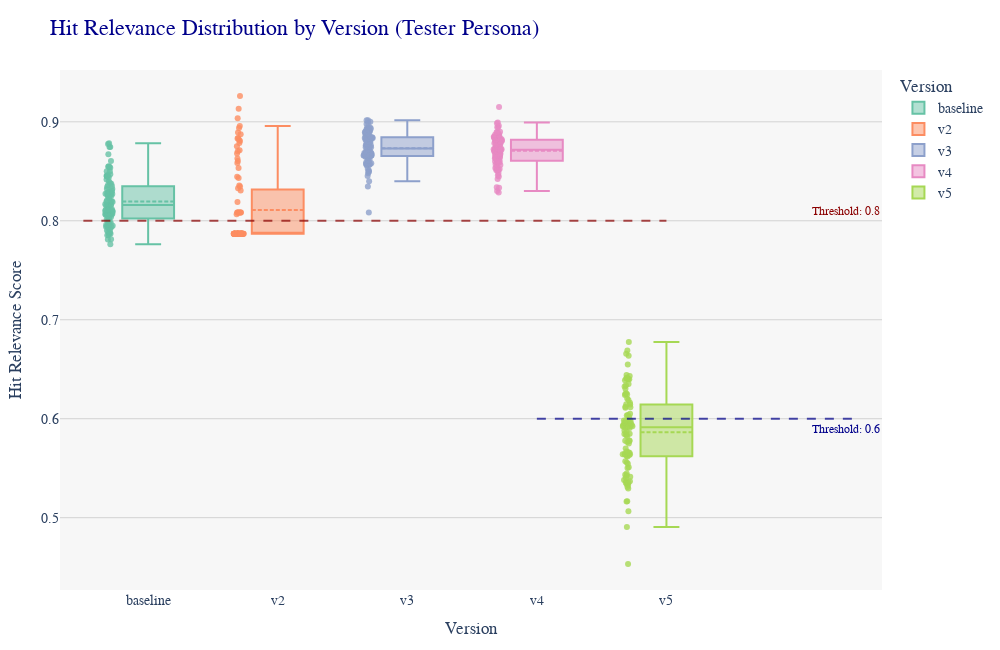

Here is the notebook cell this chart was saved with:
### Markdown cell above
#### Box Plot: Tester Persona all versions

### Code cell
# List of dataframes and their version labels for comparison
dataframes_static = {
    "baseline": Test_Results_2024052802_Baseline,
    "v2": test_output_v2_tester_2024_09_03_12_13_59,
    "v3": test_output_v3_tester_2024_09_17_03_21_25,
    "v4": test_output_v4_tester_2024_09_29_00_32_01,
    "v5": test_output_v5_tester_2024_10_07_17_35_56
}

# Combine data for easier plotting
all_data_static = []
for version, df in dataframes_static.items():
    df['version'] = version  # Add a column for version
    all_data_static.append(df[['Column1.hit', 'Column1.hitRelevance', 'version']])

# Concatenate all data into a single DataFrame
combined_df_static = pd.concat(all_data_static)

# Convert hit column to binary values (1 if hit, 0 if not) based on a threshold of 0.75
combined_df_static['hit_binary'] = combined_df_static['Column1.hitRelevance'].apply(lambda x: 1 if x >= 0.75 else 0)

# Create a box plot for Static Questions including the baseline
fig_static = px.box(combined_df_static, 
                    x='version', 
                    y='Column1.hitRelevance', 
                    points='all',  # Show all data points
                    title='Hit Relevance Distribution by Version (Tester Persona)',
                    labels={'Column1.hitRelevance': 'Hit Relevance Score', 'version': 'Version'},
                    color='version',  
                    color_discrete_sequence=px.colors.qualitative.Set2)  # Use distinct color palette

# Customize box plot aesthetics for bigger boxes and scatter points
fig_static.update_traces(
    boxmean=True,  # Show mean in each box
    jitter=0.2,  # Reduce jitter for more space
    pointpos=-1.5,  # Adjust point position closer to boxes
    marker=dict(size=6, opacity=0.8),  # Increase marker size
    width=0.4  # Increase box width
)

# Add horizontal lines for thresholds
fig_static.add_shape(
    type="line", line_color="darkred", line_width=2, opacity=0.7, 
    x0=-0.5, x1=4, y0=threshold_baseline_to_v4, y1=threshold_baseline_to_v4, 
    line_dash="dash"
)
fig_static.add_shape(
    type="line", line_color="darkblue", line_width=2, opacity=0.7, 
    x0=3, x1=5.5, y0=threshold_v5, y1=threshold_v5,  # Line starts after the v4 column
    line_dash="dash"
)

# Move the threshold text annotations to the right
fig_static.add_annotation(
    x=5, y=threshold_baseline_to_v4,
    text="Threshold: 0.8", showarrow=False, xshift=50, yshift=10,
    font=dict(size=12, color="darkred")
)
fig_static.add_annotation(
    x=5, y=threshold_v5,
    text="Threshold: 0.6", showarrow=False, xshift=50, yshift=-10,
    font=dict(size=12, color="darkblue")
)

# Adjust layout for better spacing and visual clarity
fig_static.update_layout(
    xaxis_title='Version',
    yaxis_title='Hit Relevance Score',
    legend_title_text='Version',
    font=dict(size=14, family='Arial'),  # Different font for readability
    plot_bgcolor='#f7f7f7',  # Soft background for readability
    title_font=dict(size=22, family='Times New Roman', color='darkblue'),  # Stylish title font
    width=1000,  # Adjust width
    height=650,  # Adjust height
    margin=dict(t=70, l=60, r=40, b=60),
    boxmode='group', 
    showlegend=True,  
    yaxis=dict(showgrid=True, gridcolor='lightgray'),  # Add gridlines for clarity
    bargap=0.15,  # Adjust gap between boxes
    hovermode="closest"  # Hovering shows closest point information
)

# Update hover template for better clarity
fig_static.update_traces(
    hovertemplate="<b>Version</b>: %{x}<br><b>Hit Relevance</b>: %{y}<br><b>Hit Binary</b>: %{customdata}"
)

# Display the figure
fig_static.show()

### Figure 1 — Plotly figure (JSON) as saved in the notebook; plotly's stock layout.template omitted (floating-point values rounded to 4 significant figures)
{"data": [{"alignmentgroup": "True", "boxmean": true, "boxpoints": "all", "hovertemplate": "<b>Version</b>: %{x}<br><b>Hit Relevance</b>: %{y}<br><b>Hit Binary</b>: %{customdata}", "jitter": 0.2, "legendgroup": "baseline", "marker": {"color": "rgb(102,194,165)", "opacity": 0.8, "size": 6}, "name": "baseline", "notched": false, "offsetgroup": "baseline", "orientation": "v", "pointpos": -1.5, "showlegend": true, "type": "box", "width": 0.4, "x": ["baseline", "baseline", "baseline", "baseline", "baseline", "baseline", "baseline", "baseline", "baseline", "baseline", "baseline", "baseline", "baseline", "baseline", "baseline", "baseline", "baseline", "baseline", "baseline", "baseline", "baseline", "baseline", "baseline", "baseline", "baseline", "baseline", "baseline", "baseline", "baseline", "baseline", "baseline", "baseline", "baseline", "baseline", "baseline", "baseline", "baseline", "baseline", "baseline", "baseline", "baseline", "baseline", "baseline", "baseline", "baseline", "baseline", "baseline", "baseline", "baseline", "baseline", "baseline", "baseline", "baseline", "baseline", "baseline", "baseline", "baseline", "baseline", "baseline", "baseline", "baseline", "baseline", "baseline", "baseline", "baseline", "baseline", "baseline", "baseline", "baseline", "baseline", "baseline", "baseline", "baseline", "baseline", "baseline", "baseline", "baseline", "baseline", "baseline", "baseline", "baseline", "baseline", "baseline", "baseline", "baseline", "baseline", "baseline", "baseline", "baseline", "baseline", "baseline", "baseline", "baseline", "baseline", "baseline", "baseline", "baseline", "baseline", "baseline"], "x0": " ", "xaxis": "x", "y": [0.8784, 0.8775, 0.8747, 0.8746, 0.8672, 0.8603, 0.8551, 0.8547, 0.8545, 0.8537, 0.8501, 0.85, 0.847, 0.8463, 0.8455, 0.8454, 0.8451, 0.8451, 0.844, 0.8417, 0.84, 0.8382, 0.8374, 0.8361, 0.8352, 0.8344, 0.8322, 0.8322, 0.8302, 0.8295, 0.8289, 0.8288, 0.8284, 0.8273, 0.8271, 0.827, 0.8266, 0.8253, 0.8248, 0.8243, 0.8229, 0.8206, 0.8199, 0.8196, 0.8195, 0.8189, 0.8168, 0.8165, 0.816, 0.8159, 0.8158, 0.8155, 0.8141, 0.8117, 0.8115, 0.8112, 0.8109, 0.8105, 0.8102, 0.81, 0.8093, 0.8079, 0.8078, 0.8078, 0.8077, 0.8076, 0.8072, 0.8068, 0.8061, 0.806, 0.806, 0.8049, 0.8037, 0.8026, 0.8023, 0.8013, 0.8005, 0.7994, 0.7978, 0.7977, 0.7971, 0.796, 0.7959, 0.7949, 0.7945, 0.794, 0.7937, 0.7933, 0.7918, 0.7901, 0.7889, 0.7883, 0.7872, 0.787, 0.7856, 0.7854, 0.7813, 0.781, 0.7763], "y0": " ", "yaxis": "y"}, {"alignmentgroup": "True", "boxmean": true, "boxpoints": "all", "hovertemplate": "<b>Version</b>: %{x}<br><b>Hit Relevance</b>: %{y}<br><b>Hit Binary</b>: %{customdata}", "jitter": 0.2, "legendgroup": "v2", "marker": {"color": "rgb(252,141,98)", "opacity": 0.8, "size": 6}, "name": "v2", "notched": false, "offsetgroup": "v2", "orientation": "v", "pointpos": -1.5, "showlegend": true, "type": "box", "width": 0.4, "x": ["v2", "v2", "v2", "v2", "v2", "v2", "v2", "v2", "v2", "v2", "v2", "v2", "v2", "v2", "v2", "v2", "v2", "v2", "v2", "v2", "v2", "v2", "v2", "v2", "v2", "v2", "v2", "v2", "v2", "v2", "v2", "v2", "v2", "v2", "v2", "v2", "v2", "v2", "v2", "v2", "v2", "v2", "v2", "v2", "v2", "v2", "v2", "v2", "v2", "v2", "v2", "v2", "v2", "v2", "v2", "v2", "v2", "v2", "v2", "v2", "v2", "v2", "v2", "v2", "v2", "v2", "v2", "v2", "v2", "v2", "v2", "v2", "v2", "v2", "v2", "v2", "v2", "v2", "v2", "v2", "v2", "v2", "v2", "v2", "v2", "v2", "v2", "v2", "v2", "v2", "v2", "v2", "v2", "v2", "v2", "v2", "v2", "v2", "v2", "v2"], "x0": " ", "xaxis": "x", "y": [0.9261, 0.8958, 0.8836, 0.8874, 0.8533, 0.9035, 0.8713, 0.868, 0.8191, 0.8815, 0.8346, 0.9133, 0.8066, 0.8754, 0.7869, 0.8938, 0.8358, 0.8444, 0.7869, 0.8604, 0.7869, 0.8893, 0.7869, 0.8785, 0.7869, 0.8329, 0.7869, 0.8831, 0.7869, 0.8305, 0.7869, 0.7869, 0.7869, 0.8806, 0.7869, 0.863, 0.7869, 0.7869, 0.7869, 0.7869, 0.8084, 0.8703, 0.7869, 0.7869, 0.7869, 0.7869, 0.7869, 0.7869, 0.8432, 0.8584, 0.7869, 0.7869, 0.7869, 0.7869, 0.7869, 0.7869, 0.7869, 0.7869, 0.7869, 0.7869, 0.7869, 0.7869, 0.7869, 0.7869, 0.7869, 0.7869, 0.7869, 0.7869, 0.7869, 0.7869, 0.8084, 0.7869, 0.7869, 0.7869, 0.7869, 0.7869, 0.7869, 0.7869, 0.7869, 0.7869, 0.7869, 0.7869, 0.7869, 0.7869, 0.7869, 0.7869, 0.7869, 0.7869, 0.8084, 0.7869, 0.8084, 0.7869, 0.7869, 0.7869, 0.8084, 0.7869, 0.8084, 0.7869, 0.8084, 0.7869], "y0": " ", "yaxis": "y"}, {"alignmentgroup": "True", "boxmean": true, "boxpoints": "all", "hovertemplate": "<b>Version</b>: %{x}<br><b>Hit Relevance</b>: %{y}<br><b>Hit Binary</b>: %{customdata}", "jitter": 0.2, "legendgroup": "v3", "marker": {"color": "rgb(141,160,203)", "opacity": 0.8, "size": 6}, "name": "v3", "notched": false, "offsetgroup": "v3", "orientation": "v", "pointpos": -1.5, "showlegend": true, "type": "box", "width": 0.4, "x": ["v3", "v3", "v3", "v3", "v3", "v3", "v3", "v3", "v3", "v3", "v3", "v3", "v3", "v3", "v3", "v3", "v3", "v3", "v3", "v3", "v3", "v3", "v3", "v3", "v3", "v3", "v3", "v3", "v3", "v3", "v3", "v3", "v3", "v3", "v3", "v3", "v3", "v3", "v3", "v3", "v3", "v3", "v3", "v3", "v3", "v3", "v3", "v3", "v3", "v3", "v3", "v3", "v3", "v3", "v3", "v3", "v3", "v3", "v3", "v3", "v3", "v3", "v3", "v3", "v3", "v3", "v3", "v3", "v3", "v3", "v3", "v3", "v3", "v3", "v3", "v3", "v3", "v3", "v3", "v3", "v3", "v3", "v3", "v3", "v3", "v3", "v3", "v3", "v3", "v3", "v3", "v3", "v3", "v3", "v3", "v3", "v3", "v3", "v3", "v3", "v3", "v3"], "x0": " ", "xaxis": "x", "y": [0.8084, 0.9015, 0.8838, 0.8946, 0.875, 0.8609, 0.8924, 0.84, 0.8559, 0.8611, 0.8817, 0.8879, 0.8479, 0.866, 0.8659, 0.8798, 0.8564, 0.8933, 0.8699, 0.8843, 0.8653, 0.8742, 0.8941, 0.8661, 0.868, 0.8763, 0.8453, 0.8643, 0.9001, 0.8346, 0.8496, 0.8572, 0.886, 0.8837, 0.864, 0.8896, 0.8793, 0.8589, 0.8668, 0.8835, 0.8908, 0.8779, 0.8769, 0.8722, 0.8659, 0.857, 0.8704, 0.8832, 0.8769, 0.8613, 0.8583, 0.8926, 0.8644, 0.8883, 0.8575, 0.8817, 0.868, 0.8838, 0.8663, 0.8978, 0.8763, 0.8834, 0.8684, 0.8918, 0.866, 0.8894, 0.8654, 0.8872, 0.8686, 0.8913, 0.8671, 0.8877, 0.8894, 0.8716, 0.8844, 0.8654, 0.8581, 0.8737, 0.8527, 0.9015, 0.8939, 0.8869, 0.867, 0.8845, 0.8692, 0.8903, 0.8509, 0.8898, 0.8679, 0.8655, 0.8573, 0.8822, 0.8662, 0.8742, 0.8675, 0.8839, 0.8693, 0.878, 0.8497, 0.8987, 0.8704, 0.8799], "y0": " ", "yaxis": "y"}, {"alignmentgroup": "True", "boxmean": true, "boxpoints": "all", "hovertemplate": "<b>Version</b>: %{x}<br><b>Hit Relevance</b>: %{y}<br><b>Hit Binary</b>: %{customdata}", "jitter": 0.2, "legendgroup": "v4", "marker": {"color": "rgb(231,138,195)", "opacity": 0.8, "size": 6}, "name": "v4", "notched": false, "offsetgroup": "v4", "orientation": "v", "pointpos": -1.5, "showlegend": true, "type": "box", "width": 0.4, "x": ["v4", "v4", "v4", "v4", "v4", "v4", "v4", "v4", "v4", "v4", "v4", "v4", "v4", "v4", "v4", "v4", "v4", "v4", "v4", "v4", "v4", "v4", "v4", "v4", "v4", "v4", "v4", "v4", "v4", "v4", "v4", "v4", "v4", "v4", "v4", "v4", "v4", "v4", "v4", "v4", "v4", "v4", "v4", "v4", "v4", "v4", "v4", "v4", "v4", "v4", "v4", "v4", "v4", "v4", "v4", "v4", "v4", "v4", "v4", "v4", "v4", "v4", "v4", "v4", "v4", "v4", "v4", "v4", "v4", "v4", "v4", "v4", "v4", "v4", "v4", "v4", "v4", "v4", "v4", "v4", "v4", "v4", "v4", "v4", "v4", "v4", "v4", "v4", "v4", "v4", "v4", "v4", "v4", "v4", "v4", "v4", "v4", "v4", "v4", "v4"], "x0": " ", "xaxis": "x", "y": [0.8994, 0.8842, 0.8946, 0.8783, 0.8849, 0.8766, 0.8695, 0.8817, 0.8536, 0.8514, 0.8516, 0.8449, 0.915, 0.8836, 0.8701, 0.8422, 0.8507, 0.8631, 0.8564, 0.8831, 0.896, 0.8523, 0.8821, 0.8733, 0.8662, 0.8484, 0.8616, 0.8901, 0.8681, 0.8302, 0.8782, 0.8799, 0.8805, 0.8801, 0.8658, 0.8718, 0.8668, 0.851, 0.8707, 0.8565, 0.8631, 0.8718, 0.8594, 0.834, 0.8717, 0.881, 0.8645, 0.8608, 0.8749, 0.8711, 0.8946, 0.8709, 0.8861, 0.8532, 0.8599, 0.8676, 0.8609, 0.8287, 0.878, 0.8838, 0.8722, 0.8752, 0.86, 0.8806, 0.8709, 0.8661, 0.8673, 0.8722, 0.8725, 0.8333, 0.8846, 0.8986, 0.8606, 0.8732, 0.8862, 0.8784, 0.8845, 0.8593, 0.8651, 0.887, 0.8837, 0.8583, 0.8895, 0.8868, 0.857, 0.864, 0.8704, 0.8588, 0.8738, 0.846, 0.8869, 0.8767, 0.8886, 0.8646, 0.88, 0.8895, 0.8818, 0.8683, 0.885, 0.8769], "y0": " ", "yaxis": "y"}, {"alignmentgroup": "True", "boxmean": true, "boxpoints": "all", "hovertemplate": "<b>Version</b>: %{x}<br><b>Hit Relevance</b>: %{y}<br><b>Hit Binary</b>: %{customdata}", "jitter": 0.2, "legendgroup": "v5", "marker": {"color": "rgb(166,216,84)", "opacity": 0.8, "size": 6}, "name": "v5", "notched": false, "offsetgroup": "v5", "orientation": "v", "pointpos": -1.5, "showlegend": true, "type": "box", "width": 0.4, "x": ["v5", "v5", "v5", "v5", "v5", "v5", "v5", "v5", "v5", "v5", "v5", "v5", "v5", "v5", "v5", "v5", "v5", "v5", "v5", "v5", "v5", "v5", "v5", "v5", "v5", "v5", "v5", "v5", "v5", "v5", "v5", "v5", "v5", "v5", "v5", "v5", "v5", "v5", "v5", "v5", "v5", "v5", "v5", "v5", "v5", "v5", "v5", "v5", "v5", "v5", "v5", "v5", "v5", "v5", "v5", "v5", "v5", "v5", "v5", "v5", "v5", "v5", "v5", "v5", "v5", "v5", "v5", "v5", "v5", "v5", "v5", "v5", "v5", "v5", "v5", "v5", "v5", "v5", "v5", "v5", "v5", "v5", "v5", "v5", "v5", "v5", "v5", "v5", "v5", "v5", "v5", "v5", "v5", "v5", "v5", "v5", "v5", "v5", "v5", "v5"], "x0": " ", "xaxis": "x", "y": [0.6547, 0.5927, 0.595, 0.616, 0.5699, 0.5617, 0.6112, 0.6352, 0.5294, 0.5166, 0.6251, 0.4905, 0.6204, 0.4532, 0.6775, 0.5846, 0.5163, 0.592, 0.6403, 0.5635, 0.5354, 0.6143, 0.5369, 0.5367, 0.5781, 0.5433, 0.6302, 0.5642, 0.5907, 0.6248, 0.5661, 0.5447, 0.5633, 0.5748, 0.5826, 0.5427, 0.5413, 0.5958, 0.5957, 0.5776, 0.6033, 0.6326, 0.5503, 0.6017, 0.5545, 0.6636, 0.588, 0.6388, 0.531, 0.5847, 0.5339, 0.5774, 0.5639, 0.6406, 0.551, 0.5065, 0.5668, 0.5333, 0.595, 0.6122, 0.6441, 0.5643, 0.5943, 0.6415, 0.5937, 0.6432, 0.6116, 0.6051, 0.5356, 0.538, 0.5845, 0.6145, 0.5406, 0.592, 0.5624, 0.6338, 0.5932, 0.5923, 0.6398, 0.5964, 0.5982, 0.6656, 0.5964, 0.6256, 0.5764, 0.592, 0.5571, 0.5656, 0.5641, 0.6038, 0.5832, 0.5982, 0.5982, 0.6689, 0.5908, 0.5866, 0.6398, 0.619, 0.5557, 0.6241], "y0": " ", "yaxis": "y"}], "layout": {"annotations": [{"font": {"color": "darkred", "size": 12}, "showarrow": false, "text": "Threshold: 0.8", "x": 5, "xshift": 50, "y": 0.8, "yshift": 10}, {"font": {"color": "darkblue", "size": 12}, "showarrow": false, "text": "Threshold: 0.6", "x": 5, "xshift": 50, "y": 0.6, "yshift": -10}], "bargap": 0.15, "boxmode": "group", "font": {"family": "Arial", "size": 14}, "height": 650, "hovermode": "closest", "legend": {"title": {"text": "Version"}, "tracegroupgap": 0}, "margin": {"b": 60, "l": 60, "r": 40, "t": 70}, "plot_bgcolor": "#f7f7f7", "shapes": [{"line": {"color": "darkred", "dash": "dash", "width": 2}, "opacity": 0.7, "type": "line", "x0": -0.5, "x1": 4, "y0": 0.8, "y1": 0.8}, {"line": {"color": "darkblue", "dash": "dash", "width": 2}, "opacity": 0.7, "type": "line", "x0": 3, "x1": 5.5, "y0": 0.6, "y1": 0.6}], "showlegend": true, "title": {"font": {"color": "darkblue", "family": "Times New Roman", "size": 22}, "text": "Hit Relevance Distribution by Version (Tester Persona)"}, "width": 1000, "xaxis": {"anchor": "y", "categoryarray": ["baseline", "v2", "v3", "v4", "v5"], "categoryorder": "array", "domain": [0, 1], "title": {"text": "Version"}}, "yaxis": {"anchor": "x", "domain": [0, 1], "gridcolor": "lightgray", "showgrid": true, "title": {"text": "Hit Relevance Score"}}}}
